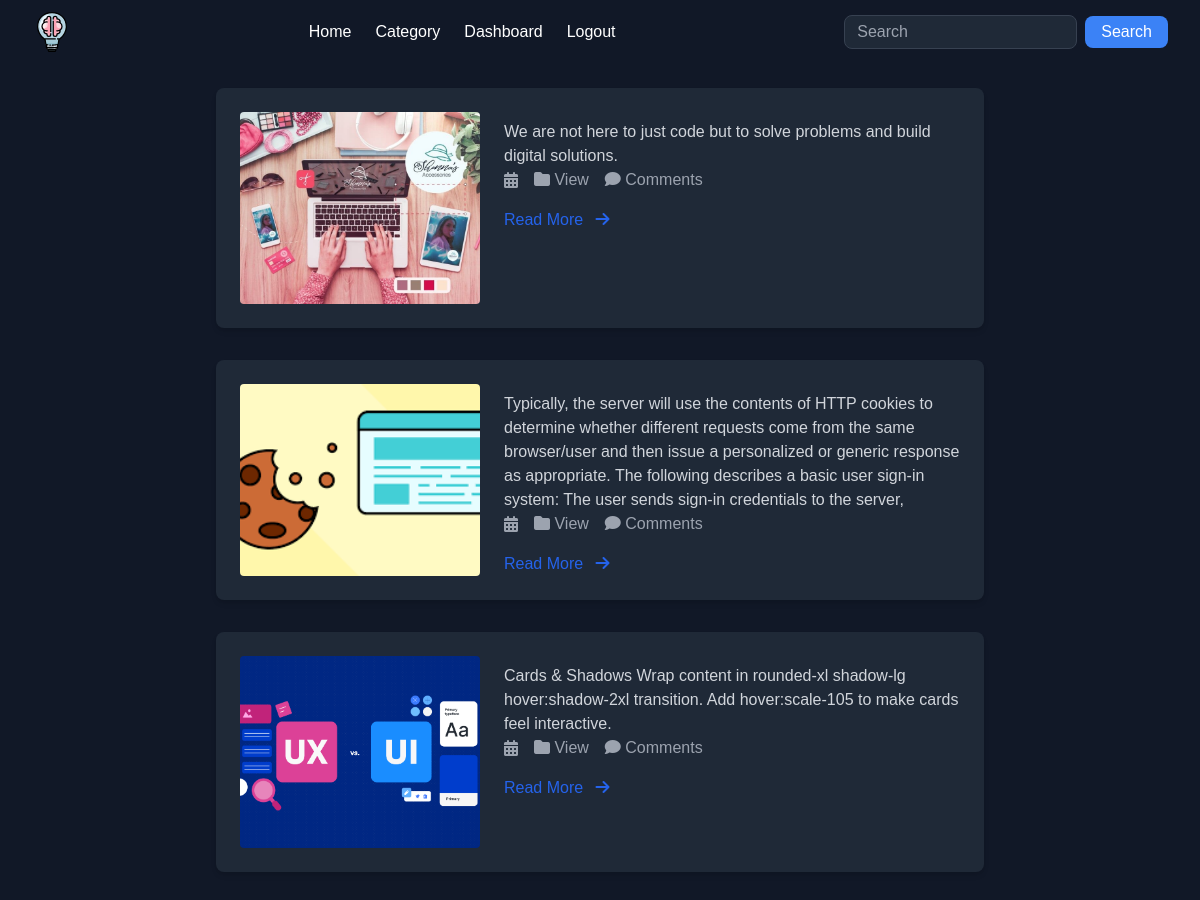
The app's page /catView/Developers Community with its own data.
### post/models.py (models this page shows, shortened)
class Catblog(models.Model):
    category = models.ForeignKey(Category, on_delete=models.CASCADE)
    slug=models.CharField(max_length=150,null=False,blank=False)
    title=models.CharField(max_length=150,null=False,blank=False)
    blog_image=models.ImageField(upload_to=get_image_path,null=True,blank=True)
    small_description=models.CharField(max_length= 250,null=False,blank=False)
    descriptions=models.TextField(max_length= 500,null=False,blank=False)
    author = models.ForeignKey(User,on_delete=models.CASCADE)
    status=models.BooleanField(default=False,help_text="0=default,1=Trending")
    trending=models.BooleanField(default=False,help_text="0=default,1=Trending")
    tag=models.CharField(max_length=150,null=False,blank=False)
    meta_title=models.CharField(max_length=150,null=False,blank=False)
    meta_keywords=models.CharField(max_length=150,null=False,blank=False)
    created_at=models.DateTimeField(auto_now_add=True)
    class Meta:
        ordering = ('-created_at',)

### post/views.py (the view)
# urls.py: path('catView/<str:slug>', views.catView,name='catView'),
def catView(request,slug):
    category = get_object_or_404(Category, slug=slug, status=0)
    posts = Catblog.objects.filter(category=category)
    context = {
        'cat':category,
        'posts' : posts
    }
    return render(request,'catview.html',context)

### templates/catview.html (shortened to what this page needs)
{% extends 'base.html' %}
{% load static %}
{% load tz %}
{% load crispy_forms_tags %}
{% block content %}
<div class="flex-1 p-6 bg-gray-900 min-h-screen transition-colors duration-300">
  <div class="flex flex-col md:flex-row gap-8 justify-center">
    <div class="w-full max-w-3xl mx-auto">
      {% for c in posts %}
      <div class="bg-gray-800 p-6 rounded-lg shadow-md mb-8 fade-in transition-colors duration-300">
        <div class="flex flex-col md:flex-row">
          <div class="md:w-1/3 h-48 bg-cover bg-center rounded" style="background-image: url('{{ c.blog_image.url }}');"></div>
          <div class="md:w-2/3 md:pl-6 mt-4 md:mt-0">
            <p class="text-gray-300">{{ c.descriptions }}</p>
            <div class="text-gray-400 mb-4 flex items-center space-x-4">
              <i class="fas fa-calendar-alt"></i>
              <a href="{% url 'blog_view' c.category.slug c.slug %}" class="hover:text-blue-500"><i class="fas fa-folder"></i> View</a>
              <span><i class="fas fa-comment"></i> Comments</span>
            </div>
            <a href="{% url 'blog_view' c.category.slug c.slug %}" class="text-blue-600 dark:text-blue-400 hover:underline">Read More <i
                class="fas fa-arrow-right ml-2"></i></a>
          </div>
        </div>
      </div>
      {% endfor %}
    </div>
  </div>
</div>
{% endblock %}

### templates/base.html (style rules this page uses)
body { font-family: 'Poppins', sans-serif; }
.fade-in { opacity: 0; transform: translateY(30px); transition: all 0.8s ease-out; }
.fade-in.visible { opacity: 1; transform: translateY(0); }

### records on screen
Catblog: blog_image (picture), descriptions "We are not here to just code but to solve problems and build digital solutions."
Catblog: blog_image (picture), descriptions "Typically, the server will use the contents of HTTP cookies to determine whether different requests come from the same browser/user and then issue a personalized or generic response as appropriate. The following describes a basic user sign-in system: The user sends sign-in credentials to the server,"
Catblog: blog_image (picture), descriptions "Cards & Shadows Wrap content in rounded-xl shadow-lg hover:shadow-2xl transition. Add hover:scale-105 to make cards feel interactive."
